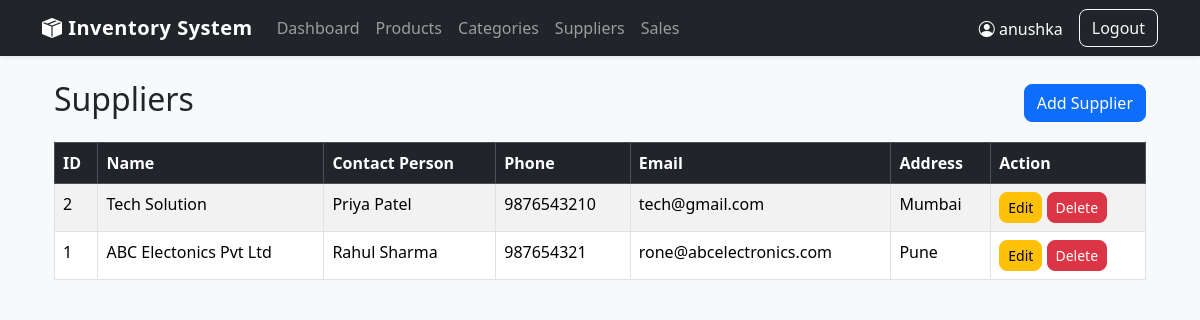
Screenshot of /suppliers/ (signed in) with the database file from the repository.
### tables this page shows
CREATE TABLE suppliers (
        id INTEGER PRIMARY KEY AUTOINCREMENT,
        name TEXT NOT NULL UNIQUE,
        contact_person TEXT,
        phone TEXT,
        email TEXT,
        address TEXT,
        created_at TIMESTAMP DEFAULT CURRENT_TIMESTAMP
    );

### routes/suppliers.py (the view)
@suppliers_bp.route("/")
@login_required
def index():
    conn = get_db_connection()
    cursor = conn.cursor()
    search = request.args.get("search", "").strip()
    if search:
        suppliers = cursor.execute(
            """
            SELECT *
            FROM suppliers
            WHERE
                name LIKE ?
                OR contact_person LIKE ?
                OR phone LIKE ?
                OR email LIKE ?
            ORDER BY id DESC
            """,
            (
                f"%{search}%",
                f"%{search}%",
                f"%{search}%",
                f"%{search}%"
            )
        ).fetchall()
    else:
        suppliers = cursor.execute(
            """
            SELECT *
            FROM suppliers
            ORDER BY id DESC
            """
        ).fetchall()
    conn.close()
    return render_template(
        "suppliers/index.html",
        suppliers=suppliers,
        search=search
    )

### database.py (called while the page is built)
def get_db_connection():
    conn = sqlite3.connect(DATABASE)
    conn.row_factory = sqlite3.Row
    conn.execute("PRAGMA foreign_keys = ON")
    return conn

### helpers.py (called while the page is built)
def login_required(f):
    @wraps(f)
    def decorated_function(*args, **kwargs):
        if session.get("user_id") is None:
            flash("Please login first.", "warning")
            return redirect(url_for("auth.login"))
        return f(*args, **kwargs)
    return decorated_function

### templates/suppliers/index.html (shortened to what this page needs)
{% extends "layout.html" %}
{% block content %}
<div class="container mt-4">
    <div class="d-flex justify-content-between align-items-center mb-3">
        <h2>Suppliers</h2>
        <a href="/suppliers/add" class="btn btn-primary">
            Add Supplier
        </a>
    </div>
    <table class="table table-bordered table-striped">
        <thead class="table-dark">
            <tr>
                <th>ID</th>
                <th>Name</th>
                <th>Contact Person</th>
                <th>Phone</th>
                <th>Email</th>
                <th>Address</th>
                <th>Action</th>
            </tr>
        </thead>
        <tbody>
        {% for supplier in suppliers %}
            <tr>
                <td>{{ supplier.id }}</td>
                <td>{{ supplier.name }}</td>
                <td>{{ supplier.contact_person }}</td>
                <td>{{ supplier.phone }}</td>
                <td>{{ supplier.email }}</td>
                <td>{{ supplier.address }}</td>
                <td>
                    <a href="/suppliers/edit/{{ supplier.id }}"
                       class="btn btn-warning btn-sm">
                        Edit
                    </a>
                    <form action="{{ url_for('suppliers.delete', id=supplier.id) }}"
                          method="POST"
                          style="display:inline;">
                        <button
                            type="submit"
                            class="btn btn-danger btn-sm"
                            onclick="return confirm('Delete this supplier?')">
                            Delete
                        </button>
                    </form>
                </td>
            </tr>
        {% else %}
            <tr>
                <td colspan="7" class="text-center">
                    No suppliers found
                </td>
            </tr>
        {% endfor %}
        </tbody>
    </table>
</div>
{% endblock %}

### static/css/style.css (style rules this page uses)
body { background-color: #f8f9fa; font-family: "Segoe UI", Arial, sans-serif; }
.table { margin-bottom: 0; }
.table th { white-space: nowrap; }
.btn { border-radius: 8px; }

### rows the page displays
suppliers: id "2", name "Tech Solution", contact_person "Priya Patel", phone "9876543210", email "tech@gmail.com", address "Mumbai"
suppliers: id "1", name "ABC Electonics Pvt Ltd", contact_person "Rahul Sharma", phone "987654321", email "rone@abcelectronics.com", address "Pune"

### other values shown
{{ session["username"] }} "anushka"
